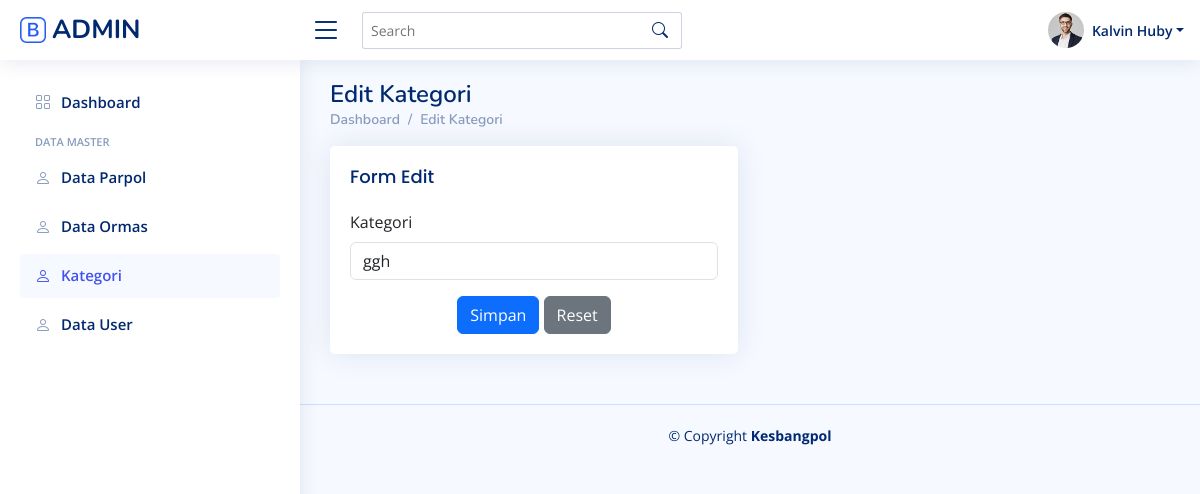
The page /admin/kategori/proses/edit_kategori.php?id=5 (signed in) on the database as committed earlier.
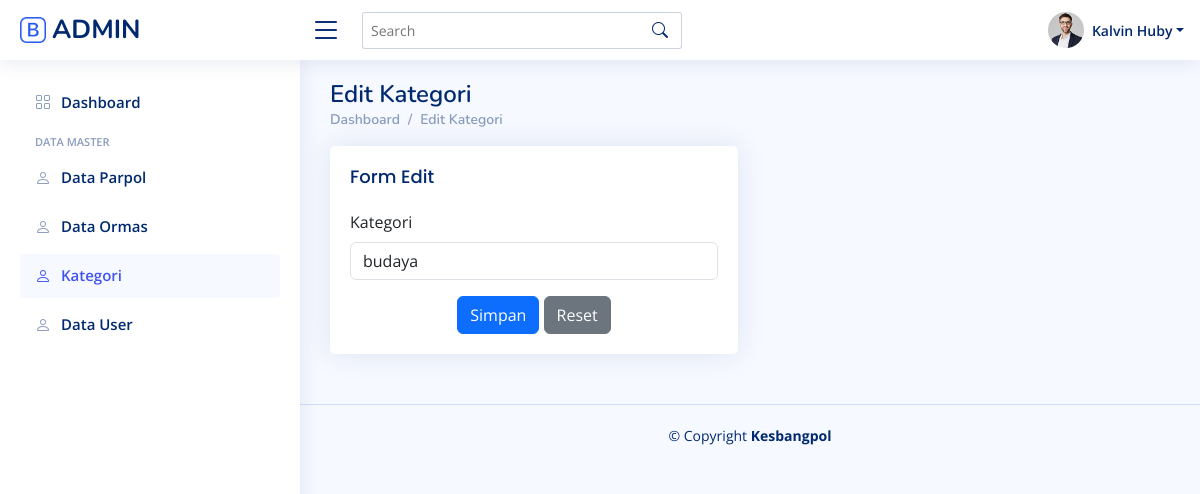
The same page on the database as committed later.
### tables this page shows
CREATE TABLE `tbl_kategori` (
  `id` int(11) NOT NULL,
  `kategori` varchar(255) NOT NULL
);

### admin/kategori/KategoriModel.php (called while the page is built, shortened)
<?php
class KategoriModel {
    private $pdo;
    public function __construct($pdo) {
        $this->pdo = $pdo;
    }
    public function getKategoriById($id) {
        $query = "SELECT * FROM tbl_kategori WHERE id = :id";
        $stmt = $this->pdo->prepare($query);
        $stmt->bindParam(':id', $id);
        $stmt->execute();
        return $stmt->fetch(PDO::FETCH_ASSOC);
    }
}

### admin/kategori/Proses/edit_kategori.php (the view, shortened to what this page needs)
<?php
include '../../../koneksi.php';
include '../KategoriModel.php';
$user = $_SESSION['user'];
$model = new KategoriModel($pdo);
$id = $_GET['id'];
$Data = $model->getKategoriById($id);
?>
<!DOCTYPE html>
<html lang="en">
<head>
  <link href="../../assets/vendor/bootstrap/css/bootstrap.min.css" rel="stylesheet">
  <link href="../../assets/vendor/bootstrap-icons/bootstrap-icons.css" rel="stylesheet">
  <link href="../../assets/vendor/boxicons/css/boxicons.min.css" rel="stylesheet">
  <link href="../../assets/vendor/quill/quill.snow.css" rel="stylesheet">
  <link href="../../assets/vendor/quill/quill.bubble.css" rel="stylesheet">
  <link href="../../assets/vendor/remixicon/remixicon.css" rel="stylesheet">
  <link href="../../assets/vendor/simple-datatables/style.css" rel="stylesheet">
  <link href="../../assets/css/style.css" rel="stylesheet">
</head>
<body>
  <header id="header" class="header fixed-top d-flex align-items-center">
    <div class="d-flex align-items-center justify-content-between">
      <a href="index.html" class="logo d-flex align-items-center">
        <img src="../assets/img/logo.png" alt="">
        <span class="d-none d-lg-block">ADMIN</span>
      </a>
      <i class="bi bi-list toggle-sidebar-btn"></i>
    </div>
    <div class="search-bar">
      <form class="search-form d-flex align-items-center" method="POST" action="#">
        <input type="text" name="query" placeholder="Search" title="Enter search keyword">
        <button type="submit" title="Search"><i class="bi bi-search"></i></button>
      </form>
    </div>
    <nav class="header-nav ms-auto">
      <ul class="d-flex align-items-center">
        <li class="nav-item dropdown pe-3">
          <a class="nav-link nav-profile d-flex align-items-center pe-0" href="#" data-bs-toggle="dropdown">
            <img src="../../assets/img/profile-img.jpg" alt="Profile" class="rounded-circle">
            <span class="d-none d-md-block dropdown-toggle ps-2">        <?php echo htmlspecialchars($user['nama']); ?></span>
          </a>
        </li>
      </ul>
    </nav>
  </header>
  <aside id="sidebar" class="sidebar">
  <ul class="sidebar-nav" id="sidebar-nav">
<li class="nav-item">
  <a class="nav-link collapsed" href="../../dashboard.php">
    <i class="bi bi-grid"></i>
    <span>Dashboard</span>
  </a>
</li>
<li class="nav-heading">Data Master</li>
<li class="nav-item ">
  <a class="nav-link collapsed" href="../../parpol/parpol.php">
    <i class="bi bi-person"></i>
    <span>Data Parpol</span>
  </a>
</li>
<li class="nav-item">
  <a class="nav-link collapsed" href="../../ormas/ormas.php">
    <i class="bi bi-person"></i>
    <span>Data Ormas</span>
  </a>
</li>
<li class="nav-item">
  <a class="nav-link" href="#">
    <i class="bi bi-person"></i>
    <span>Kategori</span>
  </a>
</li>
<li class="nav-item">
  <a class="nav-link collapsed" href="../../user/user.php">
    <i class="bi bi-person"></i>
    <span>Data User</span>
  </a>
</li>
</ul>
  </aside>
  <main id="main" class="main">
<div class="pagetitle">
  <h1>Edit Kategori</h1>
  <nav>
    <ol class="breadcrumb">
      <li class="breadcrumb-item"><a href="index.html">Dashboard</a></li>
      <li class="breadcrumb-item">Edit Kategori</li>
    </ol>
  </nav>
</div>
<section class="section">
  <div class="row">
    <div class="col-lg-6">
      <div class="card">
        <div class="card-body">
          <h5 class="card-title">Form Edit</h5>
          <form action="edit_kategori.php" method="post" class="row g-3">
          <div class="col-12">
              <label for="inputNanme4" class="form-label">Kategori</label>
              <input value="<?= htmlspecialchars($Data['kategori']) ?>" name="kategori" type="text" class="form-control" id="inputNanme4">
            </div>
            <div class="text-center">
              <button type="submit" class="btn btn-primary">Simpan</button>
              <button type="reset" class="btn btn-secondary">Reset</button>
            </div>
          </form>
        </div>
      </div>
    </div>
  </div>
</section>
</main>
  <footer id="footer" class="footer">
    <div class="copyright">
      &copy; Copyright <strong><span>Kesbangpol</span></strong>
    </div>
  </footer>
</body>
</html>

Rows that differ between the two databases and show on the page:
changed tbl_kategori: kategori "ggh" → "budaya"
